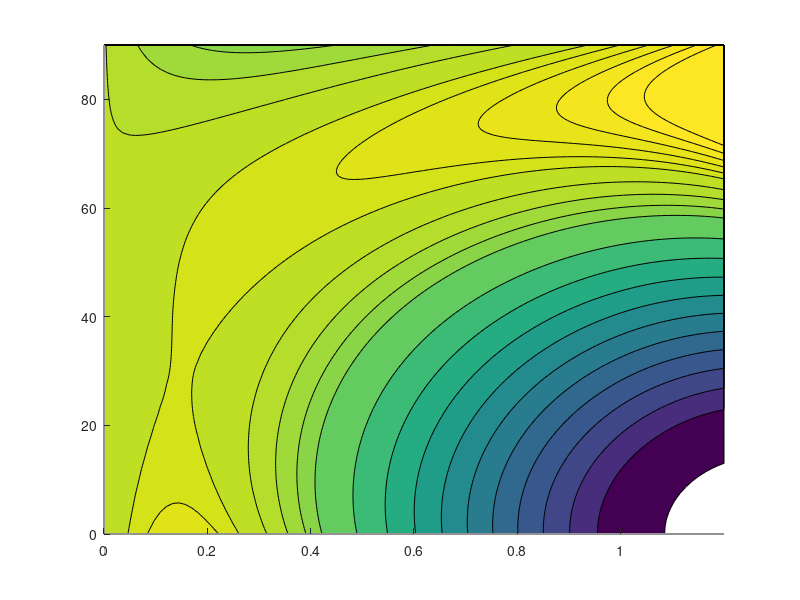

The MATLAB source for this figure: (Note: this script raises an error after producing the figure.)
% Power Model MDPI


a1_P = 0.0261518307541734;
b1_P = 0.0473735972985378;
c1_P = -0.16267474946046;
d1_P = 0.0247028469343899;
e1_P = 0.0306053713439883;

b2_P = -0.0762350484603968;
c2_P = 0.148580471912353;
d2_P = -0.0726017200715775;

b3_P = 0.0897273366920878;
c3_P = 0.0122602815262456;

b4_P = -0.0486029866039398;


CP = @(J,phi)  a1_P + b1_P*J + c1_P*J.^2 + d1_P*J.^3 + e1_P*J.^4 + ...
    phi.*(b2_P*J + c2_P*J.^2 + d2_P*J.^3) +  phi.^2.*(b3_P*J + c3_P*J.^2)...
    +  phi.^3.*(b4_P*J);

J_vec = linspace(0,1.2);
phi_vec = linspace(0,pi/2,180);


CP_mat = zeros(length(J_vec),length(phi_vec));
for ii = 1:length(J_vec)
    for jj = 1:length(phi_vec)
    CP_mat(ii,jj) = CP(J_vec(ii),phi_vec(jj));
    end
end


hFIG = figure;
fname = "CP_MDPI";

% Create contour
Levels = [-0.04 -0.03 -0.025 -0.02 -0.015 -0.01 -0.005 0 0.005 0.01 0.015 0.02 0.022 0.024 0.026  0.028  0.029 , 0.03, 0.031, 0.032, 0.033];
[c1,h1] = contourf(J_vec,phi_vec*180/pi,CP_mat',...
    'LevelList',Levels,'FaceAlpha',0.70);
colormap(flipud(colormap('gray')));
clabel(c1,h1,"Interpreter","latex",'FontSize',12);

hold on
% Create contour
contour(J_vec,phi_vec*180/pi,CP_mat','LineWidth',2,'LevelList',0,'LineColor',"r");

% Create ylabel
ylabel('Engine Tilt Angle $\phi$ [deg]');

% Create xlabel
xlabel('Advance Ratio J [-] ');

% Create title
title('Power Coefficient [-] vs. J [-] \& $\phi$ [deg]',"Interpreter","latex");

% box(axes,'on');
% grid(axes,'on');
% axis(axes,'tight');
% hold(axes,'off');
% % Set the remaining axes properties
% set(axes,'BoxStyle','full','CLim',[-0.04 0.34],'Layer','top');
% % Create colorbar
colorbar;
% 
picturewidth = 20;
hw_ratio = 0.65;
set(groot, 'defaultAxesTickLabelInterpreter','latex'); set(groot, 'defaultLegendInterpreter','latex')
set(findall(hFIG,'-property','FontSize'),'FontSize',16)
set(findall(hFIG,'-property','Box'),'Box','off') % optional
set(findall(hFIG,'-property','Interpreter'),'Interpreter','latex') 
set(findall(hFIG,'-property','TickLabelInterpreter'),'TickLabelInterpreter','latex')
set(hFIG,'Units','centimeters','Position',[3 3 picturewidth hw_ratio*picturewidth])
pos = get(hFIG,'Position');
set(hFIG,'PaperPositionMode','Auto','PaperUnits','centimeters','PaperSize',[pos(3), pos(4)])
print(hFIG,fname,'-dpdf','-vector','-fillpage')    